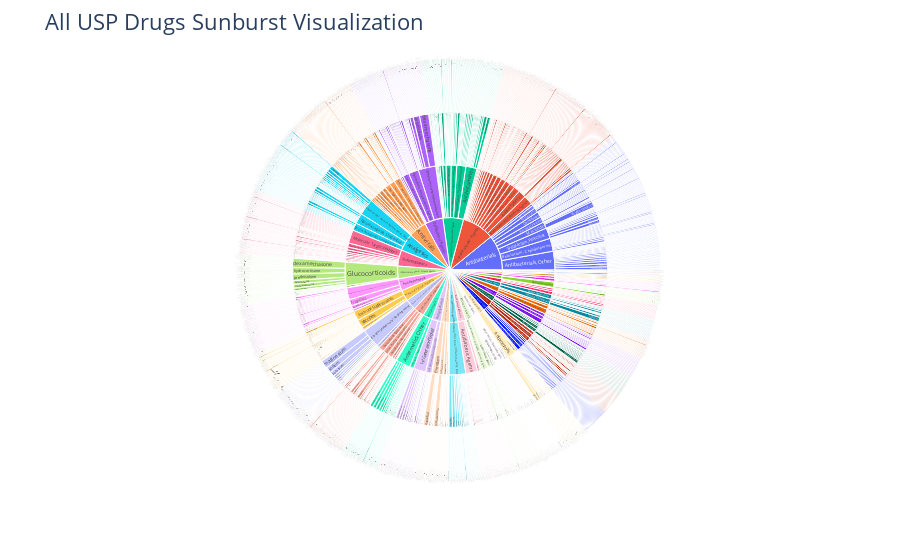

The cell this chart's notebook holds for it:
### Markdown cell above
# Data Visualization

### Code cell
# Define figure as a plotly express sunburst.
# Path defines the path from the Root to the Leaves of the Tree
fig = px.sunburst(df, path=['usp_category', 'usp_class', 'usp_drug', 'drug_example'])

#Adds title to the Sunburst chart
fig.update_layout(title_text="All USP Drugs Sunburst Visualization", font_size=16)

#Saves the Sunburst chart as an HTML file.
plotly.offline.plot(fig, filename='Graphics/Sunburst.html')

#Shows the Treemap on output
fig.show()

### Figure 1 — Plotly figure (JSON) as saved in the notebook; plotly's stock layout.template omitted (floating-point values rounded to 4 significant figures; data arrays with more than 128 entries replaced by an {"elided": "..."} marker saying what was removed)
{"data": [{"branchvalues": "total", "domain": {"x": [0.0, 1.0], "y": [0.0, 1.0]}, "hovertemplate": "labels=%{label}<br>count=%{value}<br>parent=%{parent}<br>id=%{id}<extra></extra>", "ids": {"elided": "2860 str values"}, "labels": {"elided": "2860 str values"}, "name": "", "parents": {"elided": "2860 str values"}, "values": {"elided": "2860 int values"}, "type": "sunburst"}], "layout": {"legend": {"tracegroupgap": 0}, "margin": {"t": 60}, "title": {"text": "All USP Drugs Sunburst Visualization"}, "font": {"size": 16}}}
